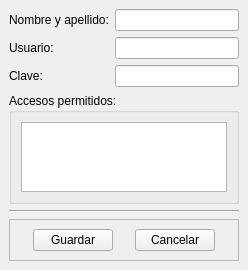
<?xml version="1.0" encoding="UTF-8"?>
<ui version="4.0">
 <class>MainWindow</class>
 <widget class="QMainWindow" name="MainWindow">
  <property name="geometry">
   <rect>
    <x>0</x>
    <y>0</y>
    <width>248</width>
    <height>259</height>
   </rect>
  </property>
  <property name="windowTitle">
   <string>Datos de usuario</string>
  </property>
  <widget class="QWidget" name="centralwidget">
   <layout class="QVBoxLayout" name="verticalLayout">
    <item>
     <layout class="QFormLayout" name="formLayout">
      <item row="1" column="0">
       <widget class="QLabel" name="label">
        <property name="text">
         <string>Usuario:</string>
        </property>
       </widget>
      </item>
      <item row="2" column="0">
       <widget class="QLabel" name="label_2">
        <property name="text">
         <string>Clave:</string>
        </property>
       </widget>
      </item>
      <item row="1" column="1">
       <widget class="QLineEdit" name="usuario"/>
      </item>
      <item row="2" column="1">
       <widget class="QLineEdit" name="clave"/>
      </item>
      <item row="0" column="0">
       <widget class="QLabel" name="label_3">
        <property name="text">
         <string>Nombre y apellido:</string>
        </property>
       </widget>
      </item>
      <item row="0" column="1">
       <widget class="QLineEdit" name="nombre"/>
      </item>
     </layout>
    </item>
    <item>
     <widget class="QGroupBox" name="autorizaciones">
      <property name="title">
       <string>Accesos permitidos:</string>
      </property>
      <layout class="QVBoxLayout" name="orden_dentro">
       <item>
        <widget class="QListWidget" name="listWidget">
         <property name="sizePolicy">
          <sizepolicy hsizetype="Expanding" vsizetype="Expanding">
           <horstretch>0</horstretch>
           <verstretch>0</verstretch>
          </sizepolicy>
         </property>
         <property name="sizeAdjustPolicy">
          <enum>QAbstractScrollArea::AdjustToContentsOnFirstShow</enum>
         </property>
         <property name="selectionMode">
          <enum>QAbstractItemView::MultiSelection</enum>
         </property>
        </widget>
       </item>
      </layout>
     </widget>
    </item>
    <item>
     <widget class="Line" name="line">
      <property name="orientation">
       <enum>Qt::Horizontal</enum>
      </property>
     </widget>
    </item>
    <item>
     <widget class="QFrame" name="frame">
      <property name="frameShape">
       <enum>QFrame::StyledPanel</enum>
      </property>
      <property name="frameShadow">
       <enum>QFrame::Raised</enum>
      </property>
      <layout class="QHBoxLayout" name="horizontalLayout">
       <item>
        <spacer name="horizontalSpacer">
         <property name="orientation">
          <enum>Qt::Horizontal</enum>
         </property>
         <property name="sizeHint" stdset="0">
          <size>
           <width>28</width>
           <height>20</height>
          </size>
         </property>
        </spacer>
       </item>
       <item>
        <widget class="QPushButton" name="guardar">
         <property name="text">
          <string>Guardar</string>
         </property>
        </widget>
       </item>
       <item>
        <spacer name="horizontalSpacer_2">
         <property name="orientation">
          <enum>Qt::Horizontal</enum>
         </property>
         <property name="sizeHint" stdset="0">
          <size>
           <width>29</width>
           <height>20</height>
          </size>
         </property>
        </spacer>
       </item>
       <item>
        <widget class="QPushButton" name="cancelar">
         <property name="text">
          <string>Cancelar</string>
         </property>
        </widget>
       </item>
       <item>
        <spacer name="horizontalSpacer_3">
         <property name="orientation">
          <enum>Qt::Horizontal</enum>
         </property>
         <property name="sizeHint" stdset="0">
          <size>
           <width>28</width>
           <height>20</height>
          </size>
         </property>
        </spacer>
       </item>
      </layout>
     </widget>
    </item>
   </layout>
  </widget>
 </widget>
 <tabstops>
  <tabstop>nombre</tabstop>
  <tabstop>usuario</tabstop>
  <tabstop>clave</tabstop>
  <tabstop>listWidget</tabstop>
  <tabstop>guardar</tabstop>
  <tabstop>cancelar</tabstop>
 </tabstops>
 <resources/>
 <connections/>
</ui>
